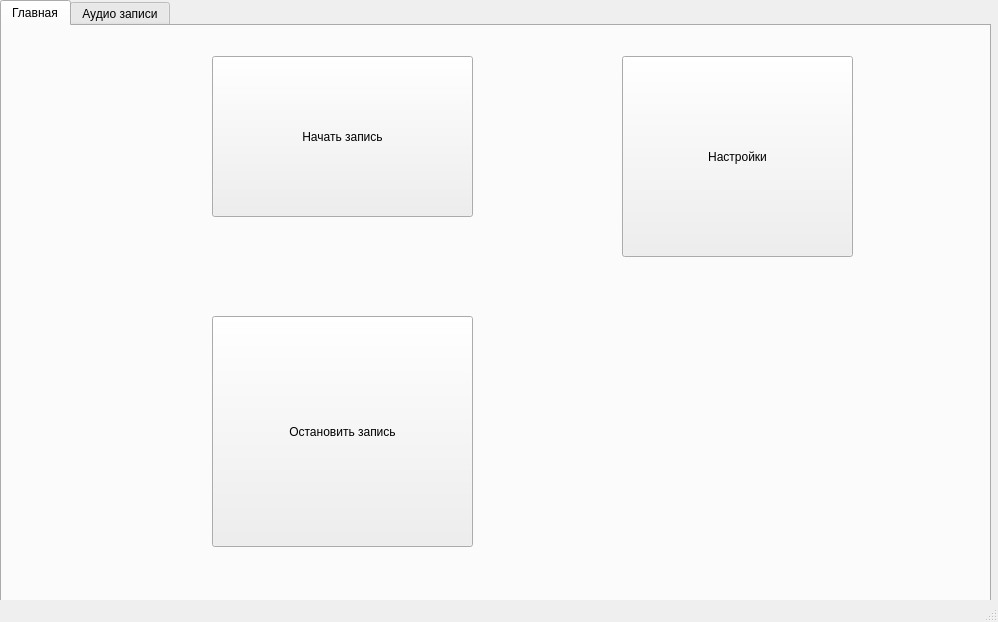
<?xml version="1.0" encoding="UTF-8"?>
<ui version="4.0">
 <class>MainWindow</class>
 <widget class="QMainWindow" name="MainWindow">
  <property name="geometry">
   <rect>
    <x>0</x>
    <y>0</y>
    <width>998</width>
    <height>622</height>
   </rect>
  </property>
  <property name="windowTitle">
   <string>MainWindow</string>
  </property>
  <widget class="QWidget" name="centralwidget">
   <widget class="QTabWidget" name="tabs">
    <property name="geometry">
     <rect>
      <x>0</x>
      <y>0</y>
      <width>991</width>
      <height>611</height>
     </rect>
    </property>
    <property name="currentIndex">
     <number>0</number>
    </property>
    <widget class="QWidget" name="tabMain">
     <attribute name="title">
      <string>Главная</string>
     </attribute>
     <widget class="QPushButton" name="buttonStart">
      <property name="geometry">
       <rect>
        <x>210</x>
        <y>30</y>
        <width>261</width>
        <height>161</height>
       </rect>
      </property>
      <property name="text">
       <string>Начать запись</string>
      </property>
     </widget>
     <widget class="QPushButton" name="buttonStop">
      <property name="geometry">
       <rect>
        <x>210</x>
        <y>290</y>
        <width>261</width>
        <height>231</height>
       </rect>
      </property>
      <property name="text">
       <string>Остановить запись</string>
      </property>
     </widget>
     <widget class="QPushButton" name="buttonSettings">
      <property name="geometry">
       <rect>
        <x>620</x>
        <y>30</y>
        <width>231</width>
        <height>201</height>
       </rect>
      </property>
      <property name="text">
       <string>Настройки</string>
      </property>
     </widget>
    </widget>
    <widget class="QWidget" name="tabAudio">
     <attribute name="title">
      <string>Аудио записи</string>
     </attribute>
     <widget class="QPushButton" name="buttonRefresh">
      <property name="geometry">
       <rect>
        <x>760</x>
        <y>20</y>
        <width>211</width>
        <height>41</height>
       </rect>
      </property>
      <property name="text">
       <string>Обновить список файлов</string>
      </property>
     </widget>
     <widget class="QWidget" name="treeContainer" native="true">
      <property name="geometry">
       <rect>
        <x>20</x>
        <y>10</y>
        <width>711</width>
        <height>531</height>
       </rect>
      </property>
     </widget>
    </widget>
   </widget>
  </widget>
  <widget class="QStatusBar" name="statusbar"/>
 </widget>
 <resources/>
 <connections/>
</ui>
